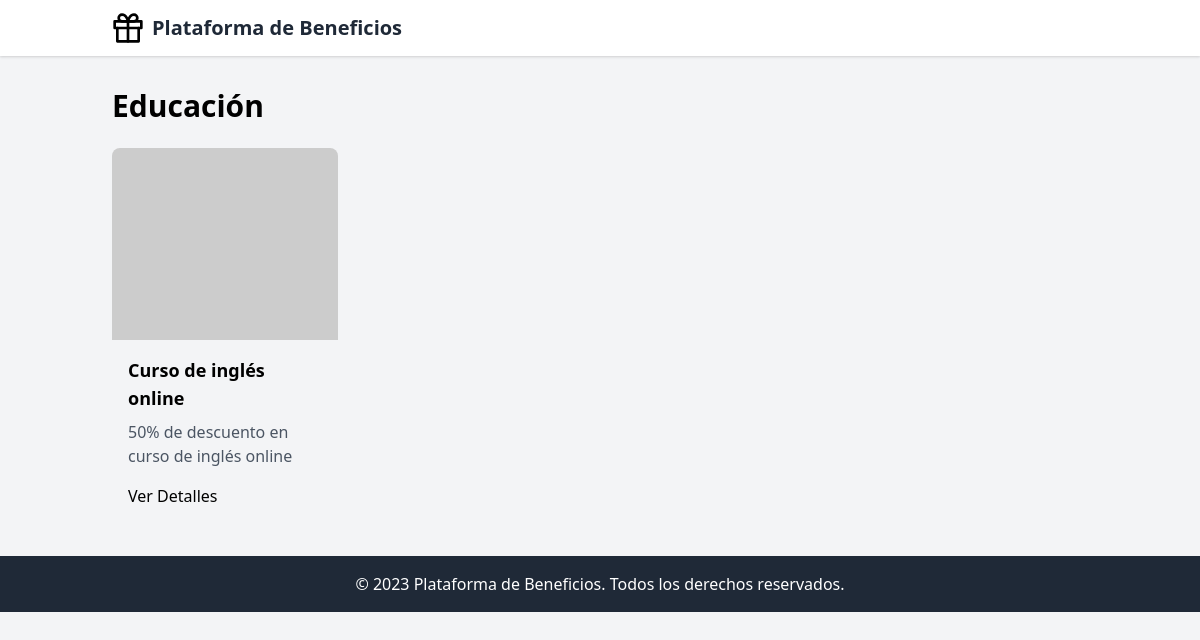
Page /category/1 on the committed database.
### app/models.py (models this page shows)
class Category(db.Model):
    id = db.Column(db.Integer, primary_key=True)
    name = db.Column(db.String(64), index=True, unique=True)
    benefits = db.relationship('Benefit', backref='category', lazy='dynamic')

class Benefit(db.Model):
    id = db.Column(db.Integer, primary_key=True)
    name = db.Column(db.String(128), index=True)
    description = db.Column(db.Text)
    image_url = db.Column(db.String(256))
    company = db.Column(db.String(128))
    category_id = db.Column(db.Integer, db.ForeignKey('category.id'))
    redemptions = db.relationship('Redemption', backref='benefit', lazy='dynamic')

### app/main/routes.py (the view)
@bp.route('/category/<int:id>')
def category(id):
    category = Category.query.get_or_404(id)
    benefits = category.benefits.all()
    return render_template('category.html', category=category, benefits=benefits)

### templates/category.html (shortened to what this page needs)
{% extends "base.html" %}
{% block content %}
<h1 class="text-3xl font-bold mb-6">{{ category.name }}</h1>
<div class="grid grid-cols-1 sm:grid-cols-2 md:grid-cols-3 lg:grid-cols-4 gap-6">
    {% for benefit in benefits %}
    <div class="benefit-card">
        <img src="{{ benefit.image_url }}" alt="{{ benefit.name }}" class="w-full h-48 object-cover rounded-t-lg">
        <div class="p-4">
            <h3 class="font-semibold text-lg mb-2">{{ benefit.name }}</h3>
            <p class="text-gray-600 mb-4">{{ benefit.description | truncate(100) }}</p>
            <a href="{{ url_for('main.benefit', id=benefit.id) }}" class="btn-primary">Ver Detalles</a>
        </div>
    </div>
    {% endfor %}
</div>
{% endblock %}

### rows in the picture
Category: name "Educación"
Benefit: name "Curso de inglés online", description "50% de descuento en curso de inglés online"
